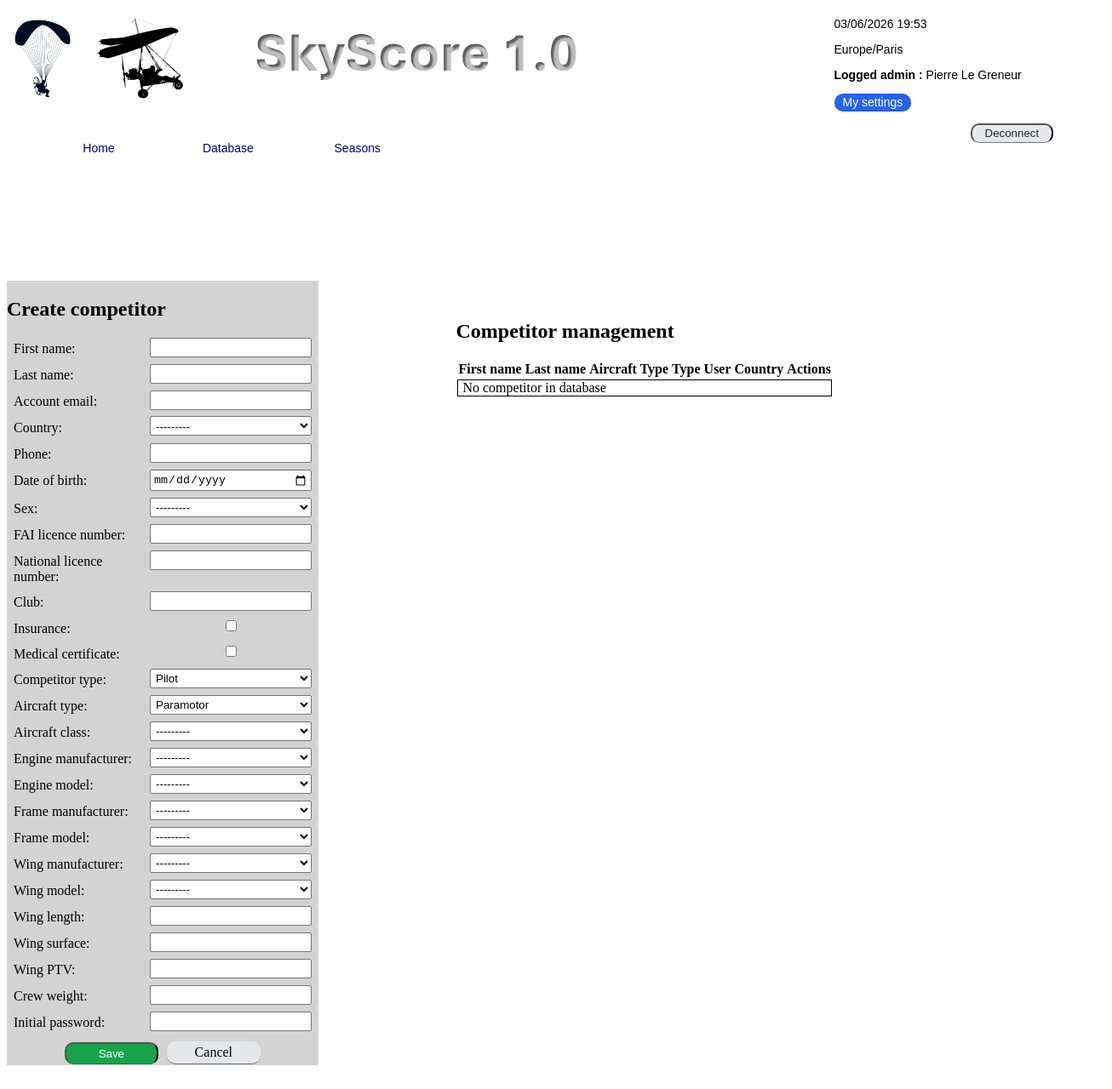
The app's page /database/competitor/ (signed in), older data.
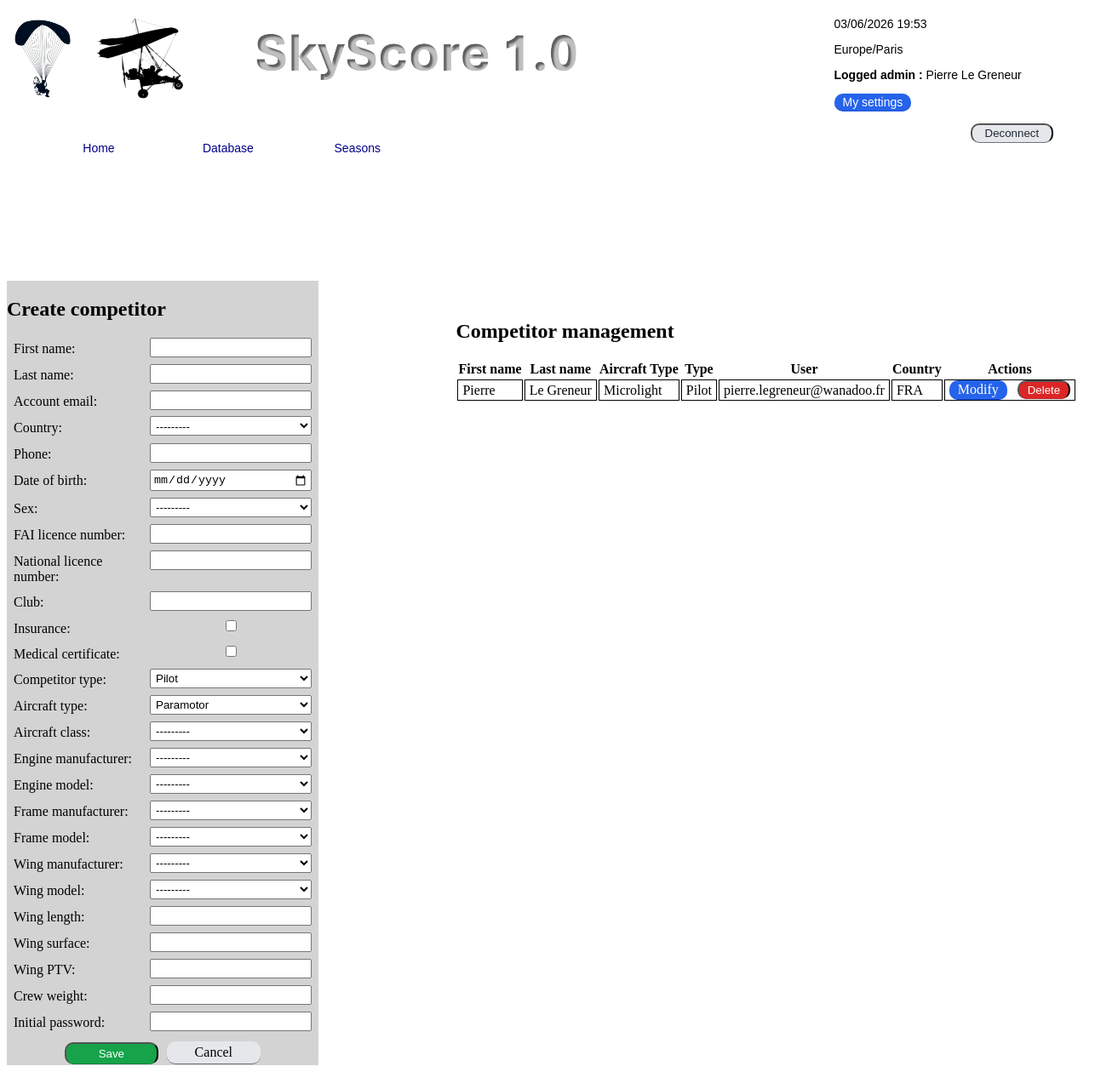
The same page, newer data.
### database/models.py (models this page shows, shortened)
class Competitor(models.Model):
    AIRCRAFT_TYPE_CHOICES = [
        ('PARAMOTOR', 'Paramotor'),
        ('MICROLIGHT', 'Microlight'),
    ]
    AIRCRAFT_CLASS_CHOICES = [
        ('PF1', 'PF1'),
        ('PL1', 'PL1'),
        ('PF2', 'PF2'),
        ('PL2', 'PL2'),
        ('TRIKE1', 'Trike 1'),
        ('TRIKE2', 'Trike 2'),
        ('MULTIAXIS1', 'Multiaxis 1'),
        ('MULTIAXIS2', 'Multiaxis 2'),
        ('AUTOGYRO1', 'Autogyro 1'),
        ('AUTOGYRO2', 'Autogyro 2'),
    ]
    AIRCRAFT_CLASSES_BY_TYPE = {
        'PARAMOTOR': {'PF1', 'PL1', 'PF2', 'PL2'},
        'MICROLIGHT': {'TRIKE1', 'TRIKE2', 'MULTIAXIS1', 'MULTIAXIS2', 'AUTOGYRO1', 'AUTOGYRO2'},
    }
    COMPETITOR_TYPES = [
        ('PILOT', 'Pilot'),
        ('NAVIGATOR', 'Navigator'),
    ]
    SEX_CHOICES = [
        ('M', 'Male'),
        ('F', 'Female'),
        ('X', 'Other / Prefer not to say'),
    ]
    first_name = models.CharField(max_length=100)
    last_name = models.CharField(max_length=100)
    email = models.EmailField(blank=True, null=True)
    phone_number = models.CharField(max_length=32, blank=True, null=True)
    date_of_birth = models.DateField(blank=True, null=True)
    sex = models.CharField(max_length=1, choices=SEX_CHOICES, blank=True, null=True)
    fai_licence_number = models.CharField(max_length=80, blank=True, null=True)
    national_licence_number = models.CharField(max_length=80, blank=True, null=True)
    club = models.CharField(max_length=120, blank=True, null=True)
    insurance_valid = models.BooleanField(default=False)
    medical_certificate_valid = models.BooleanField(default=False)
    aircraft_type = models.CharField(max_length=20, choices=AIRCRAFT_TYPE_CHOICES, default='PARAMOTOR')
    aircraft_class = models.CharField(max_length=20, choices=AIRCRAFT_CLASS_CHOICES, blank=True, null=True)
    competitor_type = models.CharField(max_length=10, choices=COMPETITOR_TYPES, default='PILOT')
    user = models.OneToOneField(
        settings.AUTH_USER_MODEL,
        on_delete=models.PROTECT,
        related_name='competitor_profile',
        null=True,
        blank=True,
    )
    country = models.ForeignKey(
        Country,
        on_delete=models.PROTECT,
        related_name='competitors',
        null=True,
        blank=True,
    )
    cell_manufacturer = models.ForeignKey(
        Manufacturer,
        on_delete=models.PROTECT,
        related_name='competitors_as_cell_manufacturer',
        null=True,
        blank=True,
    )
    cell_model = models.ForeignKey(
        ULMModel,
        on_delete=models.PROTECT,
        related_name='competitors_as_cell_model',
        null=True,
        blank=True,
    )
    engine_manufacturer = models.ForeignKey(
        Manufacturer,
        on_delete=models.PROTECT,
        related_name='competitors_as_engine_manufacturer',
        null=True,
        blank=True,
    )
    engine_model = models.ForeignKey(
        EngineModel,
        on_delete=models.PROTECT,
        related_name='competitors_as_engine_model',
        null=True,
        blank=True,
    )
    cart_manufacturer = models.ForeignKey(
        Manufacturer,
        on_delete=models.PROTECT,
        related_name='competitors_as_cart_manufacturer',
        null=True,
        blank=True,
    )
    cart_model = models.ForeignKey(
        CartModel,
        on_delete=models.PROTECT,
        related_name='competitors_as_cart_model',
        null=True,
        blank=True,
    )
    wing_manufacturer = models.ForeignKey(
        Manufacturer,
        on_delete=models.PROTECT,
        related_name='competitors_as_wing_manufacturer',
        null=True,
        blank=True,
    )
    wing_model = models.ForeignKey(
        WingModel,
        on_delete=models.PROTECT,
        related_name='competitors_as_wing_model',
        null=True,
        blank=True,
    )
    wing_length = models.FloatField(null=True, blank=True)
    wing_surface = models.FloatField(null=True, blank=True)
    wing_ptv = models.FloatField(null=True, blank=True)
    crew_weight = models.FloatField(null=True, blank=True)
    crew = models.OneToOneField(
        'self',
        on_delete=models.SET_NULL,
        related_name='crew_partner',
        null=True,
        blank=True,
    )
    class Meta:
        verbose_name = 'Competitor'
        verbose_name_plural = 'Competitors'
        ordering = ['last_name', 'first_name']
        db_table = 'competition_competitor'
    def __str__(self):
        text = f'{self.first_name} {self.last_name}'.strip()
        if len(text) > 30:
            text = text[0:30] + '...'
        return text

class Country(models.Model):
    iso3 = models.CharField(max_length=3)
    name = models.CharField(max_length=100)
    phone_dial_code = models.CharField(max_length=8, blank=True, null=True)
    class Meta:
        verbose_name = 'Country'
        verbose_name_plural = 'Countries'
        ordering = ['iso3']
        db_table = 'competition_country'
    def __str__(self):
        text = self.iso3 + '-' + self.name
        if len(text) > 30:
            text = self.iso3 + '-' + self.name[0:26] + '...'
        return text

### common/models.py (models this page shows, shortened)
class User(AbstractUser):
    username = None
    email = models.EmailField('email address', unique=True)
    USERNAME_FIELD = 'email'
    REQUIRED_FIELDS = []
    objects = UserManager()
    ROLE_CHOICES = [
        ('ADM', 'Administrator'),
        ('ORG', 'Organizer'),
        ('COMP', 'Competitor'),
        ('JUD', 'Judge'),
        ('PUB', 'Public'),
    ]
    SEX_CHOICES = [
        ('M', 'Male'),
        ('F', 'Female'),
        ('X', 'Other / Prefer not to say'),
    ]
    ROLE_HIERARCHY = {
        'PUB': set(),
        'COMP': {'PUB'},
        'JUD': {'PUB'},
        'ORG': {'PUB'},
        'ADM': {'ORG', 'JUD', 'COMP', 'PUB'},
    }
    role = models.CharField(max_length=4, choices=ROLE_CHOICES, default='PUB')
    roles = models.JSONField(default=list, blank=True)
    country = models.ForeignKey(
        'database.Country',
        on_delete=models.SET_NULL,
        related_name='users',
        null=True,
        blank=True,
    )
    phone_number = models.CharField(max_length=32, blank=True, null=True)
    date_of_birth = models.DateField(blank=True, null=True)
    sex = models.CharField(max_length=1, choices=SEX_CHOICES, blank=True, null=True)
    fai_licence_number = models.CharField(max_length=80, blank=True, null=True)
    national_licence_number = models.CharField(max_length=80, blank=True, null=True)
    club = models.CharField(max_length=120, blank=True, null=True)
    licence_number = models.CharField(max_length=50, blank=True, null=True)
    ulm_model = models.CharField(max_length=100, blank=True, null=True)  # For pilots
    class Meta(AbstractUser.Meta):
        constraints = [
            models.UniqueConstraint(Lower('email'), name='common_user_email_lower_uniq'),
        ]
    def effective_roles(self):
        roles = {self.role}
        roles.update(self.roles or [])
        expanded_roles = set(roles)
        for role in list(roles):
            expanded_roles.update(self.ROLE_HIERARCHY.get(role, set()))
        expanded_roles.add('PUB')
        return expanded_roles
    def has_role(self, role):
        return role in self.effective_roles()
    def has_any_role(self, role_set):
        return any(self.has_role(role) for role in role_set)
    def can_manage_database(self):
        return self.has_role('ADM')
    def can_manage_seasons(self):
        return self.has_any_role({'ADM', 'ORG'})

### database/views.py (the view)
# urls.py: path('competitor/', views.competitor_list_view, name='competitor_list'),
@login_required
@user_passes_test(_can_manage_database)
def competitor_list_view(request):
    return _render_competitor_page(request, CompetitorForm(), show_create=True)

### templates/database/competitor_list.html (shortened to what this page needs)
{% extends 'base.html' %}
{% load static %}
{% block extra_css %}
<link rel="stylesheet" type="text/css" href="{% static 'css/styleBaseDataBase.css' %}" />
{% endblock %}
{% block content %}
{% if show_create_form or show_edit_form %}
<section id="asideContent">
    <h2>{{ aside_title }}</h2>
    <form method="post" action="{% if form_action_pk %}{% url form_action form_action_pk %}{% else %}{% url form_action %}{% endif %}">
        {{ form.as_p }}
        <p class="form-actions">
            <button class="BtnValidate" type="submit">Save</button>
            <a class="BtnCancel" href="{% url 'database:competitor_list' %}">Cancel</a>
        </p>
    </form>
</section>
{% endif %}
<section id="mainContent">
    <h2>Competitor management</h2>
    <table>
        <thead>
            <tr>
                <th>First name</th>
                <th>Last name</th>
                <th>Aircraft Type</th>
                <th>Type</th>
                <th>User</th>
                <th>Country</th>
                <th>Actions</th>
            </tr>
        </thead>
        <tbody>
            {% for competitor in competitors %}
                <tr>
                    <td>{{ competitor.first_name }}</td>
                    <td>{{ competitor.last_name }}</td>
                    <td>{{ competitor.get_aircraft_type_display }}</td>
                    <td>{{ competitor.get_competitor_type_display }}</td>
                    <td>{% if competitor.user %}{{ competitor.user.email }}{% else %}-{% endif %}</td>
                    <td>{% if competitor.country %}{{ competitor.country.iso3 }}{% else %}-{% endif %}</td>
                    <td>
                        <a class="BtnModify" href="{% url 'database:competitor_edit' competitor.pk %}">Modify</a>
                        <form method="post" action="{% url 'database:competitor_delete' competitor.pk %}" style="display:inline; margin-left: 8px;" onsubmit="return confirm('Confirm deletion of ' + '{{ competitor.first_name|escapejs }}' + ' ' + '{{ competitor.last_name|escapejs }}' + ' ?');">
                            <button class="BtnDelete" type="submit">Delete</button>
                        </form>
                    </td>
                </tr>
            {% empty %}
                <tr>
                    <td colspan="7">No competitor in database</td>
                </tr>
            {% endfor %}
        </tbody>
    </table>
</section>
{% endblock %}

### templates/base.html (shortened to what this page needs)
{% load static %}
<!DOCTYPE html>
<html lang="en">
<head>
    <link rel="stylesheet" type="text/css" href="{% static 'css/styleBaseHome.css' %}" />
    <link rel="stylesheet" type="text/css" href="{% static 'css/styleMenuPrincipal.css' %}" />
    {% block extra_css %}{% endblock %}
</head>
<body>
    <header>
        {% include "navigation.html" %}
    </header>
    <section id="msgAccueil">
        <p>{{ current_date_time }}</p>
        <p>{{ tzinfo }}</p>
        {% if user.is_authenticated %}
            <p><b>Logged admin : </b>{{ loggedAdmin }}</p>
            <p>
                <a class="BtnModify" href="{% url 'common:profile_settings' %}">My settings</a>
            </p>
            <form action="{% url 'common:logout' %}" method="post">
                <p>
                    <input type="submit" value="Deconnect" class="BtnSubmit" />
                </p>
            </form>
        {% endif %}
    </section>
    <main>
        {% block content %}{% endblock %}
    </main>
    <footer>
        <p>&copy; 2026 SkyScore</p>
    </footer>
</body>
</html>

### templates/navigation.html (shortened to what this page needs)
{% load static %}
{% if request.resolver_match.view_name != 'common:login' %}
    <div id="menuPrincipal">
        <nav>
            <ul id="menu">
                {% if user.is_authenticated %}
                    <li><a href="{% url 'common:home' %}">Home</a></li>
                {% else %}
                    <li><a href="{% url 'common:login' %}">Login</a></li>
                {% endif %}
                {% if user.is_authenticated %}
                    {% if user.can_manage_database %}
                        <li>
                            <a href="#">Database</a>
                        </li>
                    {% endif %}
                {% endif %}
                {% if user.is_authenticated %}
                    {% if user.can_manage_seasons %}
                        <li>
                            <a href="#">Seasons</a>
                        </li>
                    {% endif %}
                {% endif %}
            </ul>
        </nav>
    </div>
{% endif %}

Row changes from the older to the newer data that the page shows:
added Competitor: first_name "Pierre", last_name "Le Greneur", aircraft_type "Microlight", competitor_type "Pilot", user.email "pierre.legreneur@wanadoo.fr", country.iso3 "FRA"
Text that changed along with them:
text no longer shown: "No competitor in database"
